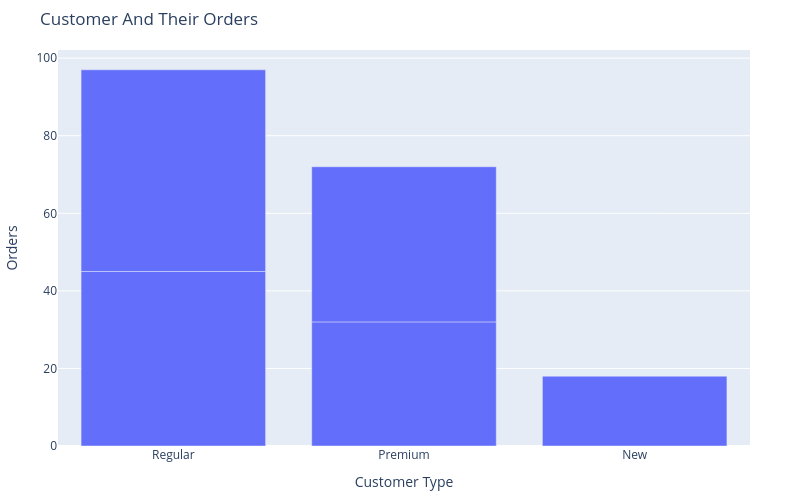

Here is the notebook cell this chart was saved with:
### Code cell
df2 = pd.DataFrame({
    "Customer_Type": ["Regular", "Premium", "New", "Regular", "Premium"],
    "Orders": [45, 32, 18, 52, 40]
})

fig = go.Figure()

fig.add_trace(
    go.Bar(
        x=df2["Customer_Type"],
        y=df2["Orders"]
    )
)

fig.update_layout(
    title="Customer And Their Orders",
    width=800,
    height=500,
    xaxis_title="Customer Type",
    yaxis_title="Orders",
    margin=dict(
        l=50,
        r=50,
        t=50,
        b=50
    )
)

fig.show()

### Figure 1 — Plotly figure (JSON) as saved in the notebook; plotly's stock layout.template omitted (floating-point values rounded to 4 significant figures)
{"data": [{"type": "bar", "x": ["Regular", "Premium", "New", "Regular", "Premium"], "y": [45, 32, 18, 52, 40]}], "layout": {"height": 500, "margin": {"b": 50, "l": 50, "r": 50, "t": 50}, "title": {"text": "Customer And Their Orders"}, "width": 800, "xaxis": {"title": {"text": "Customer Type"}}, "yaxis": {"title": {"text": "Orders"}}}}
